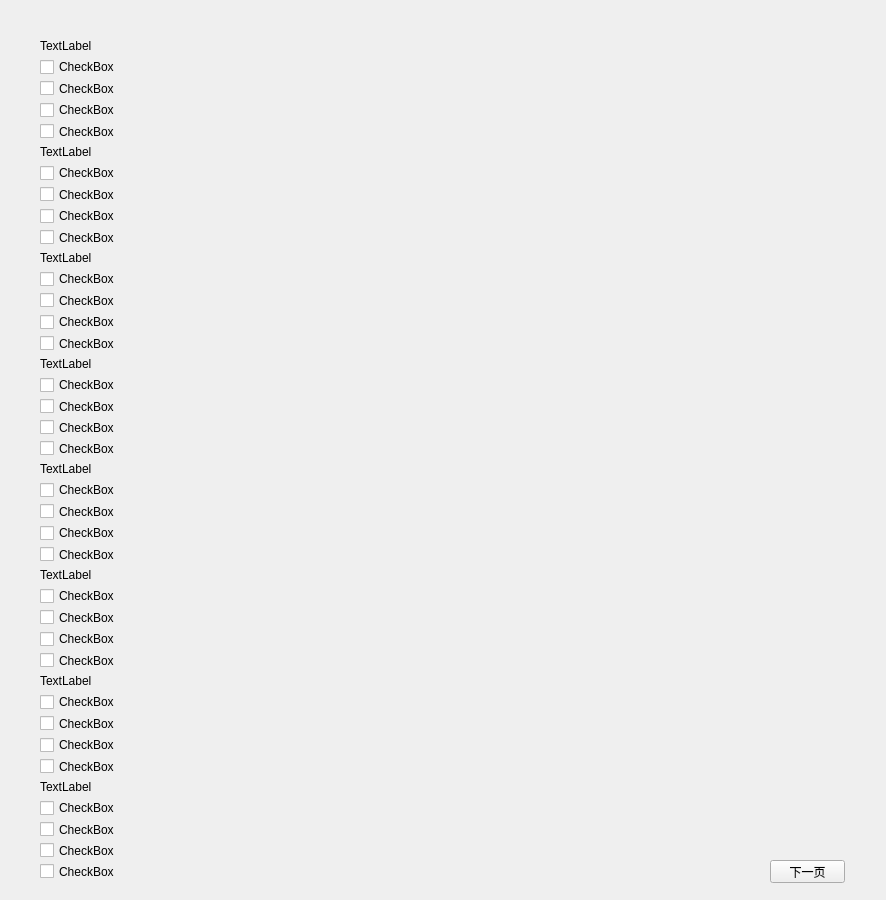
<?xml version="1.0" encoding="UTF-8"?>
<ui version="4.0">
 <class>Form1</class>
 <widget class="QWidget" name="Form1">
  <property name="geometry">
   <rect>
    <x>0</x>
    <y>0</y>
    <width>886</width>
    <height>900</height>
   </rect>
  </property>
  <property name="windowTitle">
   <string>赛尔通信运行部上海维护区考试系统V1.0.0</string>
  </property>
  <widget class="QPushButton" name="pushButton_2">
   <property name="geometry">
    <rect>
     <x>770</x>
     <y>860</y>
     <width>75</width>
     <height>23</height>
    </rect>
   </property>
   <property name="text">
    <string>下一页</string>
   </property>
  </widget>
  <widget class="QWidget" name="gridLayoutWidget">
   <property name="geometry">
    <rect>
     <x>0</x>
     <y>10</y>
     <width>881</width>
     <height>881</height>
    </rect>
   </property>
   <layout class="QGridLayout" name="MaingridLayout2"/>
  </widget>
  <widget class="QWidget" name="layoutWidget">
   <property name="geometry">
    <rect>
     <x>40</x>
     <y>39</y>
     <width>731</width>
     <height>841</height>
    </rect>
   </property>
   <layout class="QVBoxLayout" name="verticalLayout_9">
    <item>
     <widget class="QLabel" name="label">
      <property name="text">
       <string>TextLabel</string>
      </property>
     </widget>
    </item>
    <item>
     <layout class="QVBoxLayout" name="verticalLayout">
      <item>
       <widget class="QCheckBox" name="checkBox_3">
        <property name="text">
         <string>CheckBox</string>
        </property>
       </widget>
      </item>
      <item>
       <widget class="QCheckBox" name="checkBox_2">
        <property name="text">
         <string>CheckBox</string>
        </property>
       </widget>
      </item>
      <item>
       <widget class="QCheckBox" name="checkBox">
        <property name="text">
         <string>CheckBox</string>
        </property>
       </widget>
      </item>
      <item>
       <widget class="QCheckBox" name="checkBox_4">
        <property name="text">
         <string>CheckBox</string>
        </property>
       </widget>
      </item>
     </layout>
    </item>
    <item>
     <widget class="QLabel" name="label_2">
      <property name="text">
       <string>TextLabel</string>
      </property>
     </widget>
    </item>
    <item>
     <layout class="QVBoxLayout" name="verticalLayout_2">
      <item>
       <widget class="QCheckBox" name="checkBox_6">
        <property name="text">
         <string>CheckBox</string>
        </property>
       </widget>
      </item>
      <item>
       <widget class="QCheckBox" name="checkBox_8">
        <property name="text">
         <string>CheckBox</string>
        </property>
       </widget>
      </item>
      <item>
       <widget class="QCheckBox" name="checkBox_5">
        <property name="text">
         <string>CheckBox</string>
        </property>
       </widget>
      </item>
      <item>
       <widget class="QCheckBox" name="checkBox_7">
        <property name="text">
         <string>CheckBox</string>
        </property>
       </widget>
      </item>
     </layout>
    </item>
    <item>
     <widget class="QLabel" name="label_3">
      <property name="text">
       <string>TextLabel</string>
      </property>
     </widget>
    </item>
    <item>
     <layout class="QVBoxLayout" name="verticalLayout_3">
      <item>
       <widget class="QCheckBox" name="checkBox_10">
        <property name="text">
         <string>CheckBox</string>
        </property>
       </widget>
      </item>
      <item>
       <widget class="QCheckBox" name="checkBox_12">
        <property name="text">
         <string>CheckBox</string>
        </property>
       </widget>
      </item>
      <item>
       <widget class="QCheckBox" name="checkBox_9">
        <property name="text">
         <string>CheckBox</string>
        </property>
       </widget>
      </item>
      <item>
       <widget class="QCheckBox" name="checkBox_11">
        <property name="text">
         <string>CheckBox</string>
        </property>
       </widget>
      </item>
     </layout>
    </item>
    <item>
     <widget class="QLabel" name="label_4">
      <property name="text">
       <string>TextLabel</string>
      </property>
     </widget>
    </item>
    <item>
     <layout class="QVBoxLayout" name="verticalLayout_4">
      <item>
       <widget class="QCheckBox" name="checkBox_15">
        <property name="text">
         <string>CheckBox</string>
        </property>
       </widget>
      </item>
      <item>
       <widget class="QCheckBox" name="checkBox_13">
        <property name="text">
         <string>CheckBox</string>
        </property>
       </widget>
      </item>
      <item>
       <widget class="QCheckBox" name="checkBox_14">
        <property name="text">
         <string>CheckBox</string>
        </property>
       </widget>
      </item>
      <item>
       <widget class="QCheckBox" name="checkBox_16">
        <property name="text">
         <string>CheckBox</string>
        </property>
       </widget>
      </item>
     </layout>
    </item>
    <item>
     <widget class="QLabel" name="label_5">
      <property name="text">
       <string>TextLabel</string>
      </property>
     </widget>
    </item>
    <item>
     <layout class="QVBoxLayout" name="verticalLayout_5">
      <item>
       <widget class="QCheckBox" name="checkBox_20">
        <property name="text">
         <string>CheckBox</string>
        </property>
       </widget>
      </item>
      <item>
       <widget class="QCheckBox" name="checkBox_18">
        <property name="text">
         <string>CheckBox</string>
        </property>
       </widget>
      </item>
      <item>
       <widget class="QCheckBox" name="checkBox_19">
        <property name="text">
         <string>CheckBox</string>
        </property>
       </widget>
      </item>
      <item>
       <widget class="QCheckBox" name="checkBox_17">
        <property name="text">
         <string>CheckBox</string>
        </property>
       </widget>
      </item>
     </layout>
    </item>
    <item>
     <widget class="QLabel" name="label_6">
      <property name="text">
       <string>TextLabel</string>
      </property>
     </widget>
    </item>
    <item>
     <layout class="QVBoxLayout" name="verticalLayout_6">
      <item>
       <widget class="QCheckBox" name="checkBox_24">
        <property name="text">
         <string>CheckBox</string>
        </property>
       </widget>
      </item>
      <item>
       <widget class="QCheckBox" name="checkBox_23">
        <property name="text">
         <string>CheckBox</string>
        </property>
       </widget>
      </item>
      <item>
       <widget class="QCheckBox" name="checkBox_21">
        <property name="text">
         <string>CheckBox</string>
        </property>
       </widget>
      </item>
      <item>
       <widget class="QCheckBox" name="checkBox_22">
        <property name="text">
         <string>CheckBox</string>
        </property>
       </widget>
      </item>
     </layout>
    </item>
    <item>
     <widget class="QLabel" name="label_7">
      <property name="text">
       <string>TextLabel</string>
      </property>
     </widget>
    </item>
    <item>
     <layout class="QVBoxLayout" name="verticalLayout_7">
      <item>
       <widget class="QCheckBox" name="checkBox_27">
        <property name="text">
         <string>CheckBox</string>
        </property>
       </widget>
      </item>
      <item>
       <widget class="QCheckBox" name="checkBox_26">
        <property name="text">
         <string>CheckBox</string>
        </property>
       </widget>
      </item>
      <item>
       <widget class="QCheckBox" name="checkBox_28">
        <property name="text">
         <string>CheckBox</string>
        </property>
       </widget>
      </item>
      <item>
       <widget class="QCheckBox" name="checkBox_25">
        <property name="text">
         <string>CheckBox</string>
        </property>
       </widget>
      </item>
     </layout>
    </item>
    <item>
     <widget class="QLabel" name="label_8">
      <property name="text">
       <string>TextLabel</string>
      </property>
     </widget>
    </item>
    <item>
     <layout class="QVBoxLayout" name="verticalLayout_8">
      <item>
       <widget class="QCheckBox" name="checkBox_32">
        <property name="text">
         <string>CheckBox</string>
        </property>
       </widget>
      </item>
      <item>
       <widget class="QCheckBox" name="checkBox_30">
        <property name="text">
         <string>CheckBox</string>
        </property>
       </widget>
      </item>
      <item>
       <widget class="QCheckBox" name="checkBox_29">
        <property name="text">
         <string>CheckBox</string>
        </property>
       </widget>
      </item>
      <item>
       <widget class="QCheckBox" name="checkBox_31">
        <property name="text">
         <string>CheckBox</string>
        </property>
       </widget>
      </item>
     </layout>
    </item>
   </layout>
  </widget>
 </widget>
 <resources/>
 <connections/>
</ui>
